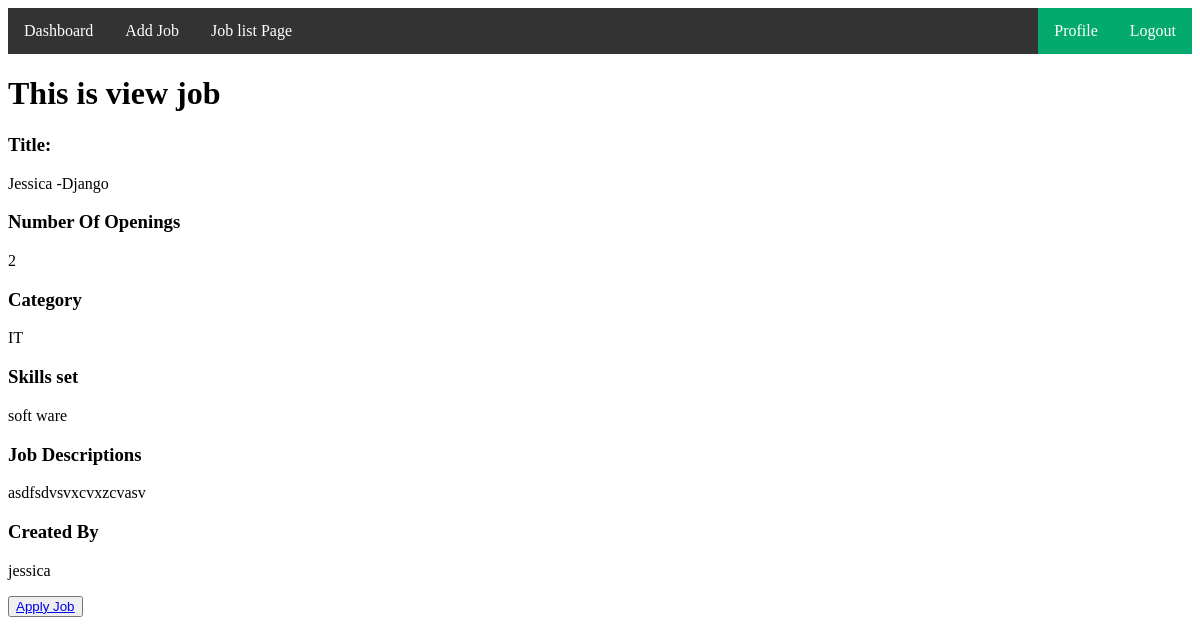
The app's page /viewjob/7 (signed in) with its own data.
### job_portal_App/models.py (models this page shows, shortened)
class add_job_model(models.Model):
    title=models.CharField(max_length=100,null=True)
    number_of_openings=models.CharField(max_length=100,null=True)
    category=models.CharField(max_length=100,null=True)
    skills_set=models.CharField(max_length=100,null=True)
    job_description=models.TextField(null=True)
    adduser=models.ForeignKey(custom_user_model,on_delete=models.CASCADE,null=True)

class custom_user_model(AbstractUser):
    Usertype=[
        ('recruiter','Recruiter'),
        ('jobseeker','Jobseeker'),
    ]
    user_type=models.CharField(choices=Usertype,max_length=100,null=True)
    display_name=models.CharField(max_length=100,null=True)
    profile_picture=models.ImageField(upload_to='media/profilephoto',null=True)

### job_portal_Project/views.py (the view)
# urls.py: path('viewjob/<str:jobid>',viewjob,name="viewjob"),
@login_required
def viewjob(request,jobid):
    viewjobdata=add_job_model.objects.get(id=jobid)
    return render(request,'common/viewjob.html',{'viewjobdata':viewjobdata})

### Template/common/viewjob.html
{% extends 'common/base.html' %}
{% block content %}
<h1>This is view job</h1>
<h3>Title:</h3>
<p>{{viewjobdata.title}}</p>
<h3>Number Of Openings</h3>
<p>{{viewjobdata.number_of_openings}}</p>
<h3>Category</h3>
<p>{{viewjobdata.category}}</p>
<h3>Skills set</h3>
<p>{{viewjobdata.skills_set}}</p>
<h3>Job Descriptions</h3>
<p>{{viewjobdata.job_description}}</p>
<h3>Created By</h3>
<p>{{viewjobdata.adduser}}</p>
<button><a href="{% url 'applyjob' viewjobdata.id %}">Apply Job </a></button>
{% endblock content %}

### records on screen
add_job_model: title "Jessica -Django", number_of_openings "2", category "IT", skills_set "soft ware", job_description "asdfsdvsvxcvxzcvasv", adduser "jessica"
